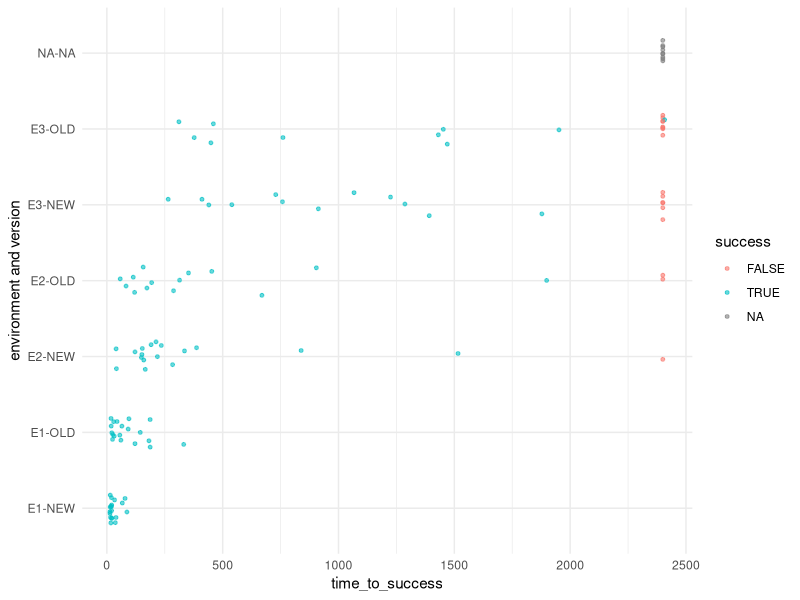

Write R code to recreate this figure.
library(ggplot2)

options(width=160)

participants <- read.csv("participants.csv")
sessions <- read.csv("sessions.csv")
success <- read.csv("success.csv")

participants <- merge(participants, sessions, by=c("session"), all=T)
participants <- merge(participants, success, by=c("seat", "runid"), all=T)

pctsummary <- function(x) {
	sprintf("%d/%d = %5.1f%%", sum(x), length(x), 100*mean(x))
}

# Assign DNFs a maximum time_to_success.
cap_time_to_success <- function(participants, maxtime) {
	df <- data.frame(participants)
	df$time_to_success[is.na(df$time_to_success)] <- maxtime
	df
}

cat(sprintf("number of participants: %d (%d good, %d bad)\n",
	length(participants$good), sum(participants$good), sum(!participants$good)))

# From now on we use only the good participants.
participants <- participants[participants$good, ]

p <- ggplot(cap_time_to_success(participants, 40*60), aes(x=sprintf("%s-%s", env, version), y=time_to_success, color=success))
p <- p + geom_point(size=1, alpha=0.6, position=position_jitter(width=0.2))
p <- p + coord_flip()
p <- p + xlab("environment and version")
p <- p + theme_minimal()
ggsave("time_to_success.pdf", p, width=5, height=4)

# participants

cat("\n")
cat(sprintf("number of good participants per condition\n"))
with(participants, aggregate(success, list(env=env, version=version), length))

cat("\n")
cat(sprintf("success rate per condition\n"))
with(participants, aggregate(success, list(env=env, version=version), pctsummary))

cat("\n")
cat(sprintf("success rate per condition per pool\n"))
with(participants, aggregate(success, list(env=env, version=version, pool=pool), pctsummary))

cat("\n")
cat(sprintf("ANOVA of success by env and version\n"))
summary(aov(success ~ env+version, data=participants))

for (env in levels(participants$env)) {
	cat("\n")
	cat(sprintf("t-test of success rate in env %s\n", as.character(env)))
	try(print(with(participants[participants$env==env, ], t.test(success[version=="NEW"], success[version=="OLD"]))))
}

cat("\n")
cat(sprintf("ANOVA of time_to_success by env and version\n"))
summary(aov(time_to_success ~ env+version, data=participants))

for (env in levels(participants$env)) {
	cat("\n")
	cat(sprintf("t-test of time_to_success in env %s\n", as.character(env)))
	try(print(with(participants[participants$env==env, ], t.test(time_to_success[version=="NEW"], time_to_success[version=="OLD"]))))
}
